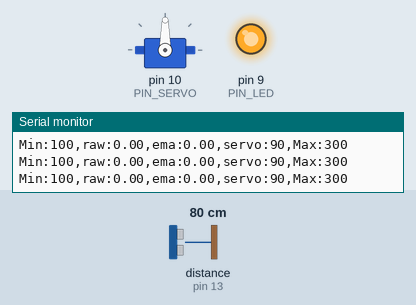
Simulated run of this sketch. Board: Arduino Uno, built with avr-gcc and run on an emulated ATmega328P. On the bench: servo, output pins drawn as LEDs (lit = HIGH), the last lines printed to the serial monitor. Wiring (inferred from the names in the program): ultrasonic range finder: trigger pin 12; echo pin 13. Inputs (shaded band) come from the test bench; at power-on: distance to the obstacle (sensor on pin 13) 80 cm. The echo pulse lasts 58.3 µs per cm; pins used as bus, display or sensor lines are not drawn.

Above: at 1.2 s.
1.3 s: distance to the obstacle (sensor on pin 13) set to 37 cm
2.8 s: distance to the obstacle (sensor on pin 13) set to 33 cm
At 4.0 s:
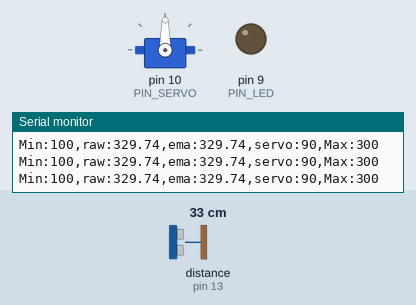
4.3 s: distance to the obstacle (sensor on pin 13) set to 21 cm
5.8 s: distance to the obstacle (sensor on pin 13) set to 17 cm
At 7.0 s:
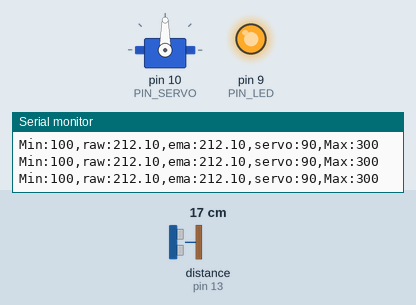
7.3 s: distance to the obstacle (sensor on pin 13) set to 35 cm
At 8.2 s:
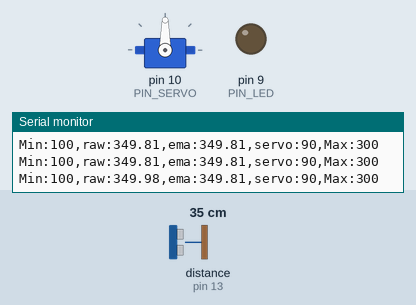
Timing chart, 0 to 9.8 s (numbered marks = the images above; inputs shaded):
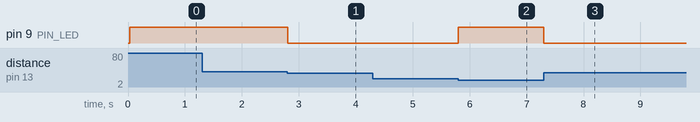

Measured:
- the behaviour switches between 36 and 35 cm on distance to the obstacle (sensor on pin 13) (found by bisection; images 0 and 1)
- the behaviour switches between 19 and 18 cm on distance to the obstacle (sensor on pin 13) (found by bisection; images 1 and 2)
- after the input at 2.8 s, pin 9 (PIN_LED): HIGH → LOW at once
- after the input at 5.8 s, pin 9 (PIN_LED): LOW → HIGH at once
- after the input at 7.3 s, pin 9 (PIN_LED): HIGH → LOW at once

The sketch:

11P07.ino
```cpp
#include <Servo.h>

// Arduino pin assignment
#define PIN_LED 9
#define PIN_SERVO 10
#define PIN_TRIG 12
#define PIN_ECHO 13

// configurable parameters
#define SND_VEL 346.0 // sound velocity at 24 celsius degree (unit: m/s)
#define INTERVAL 25 // sampling interval (unit: ms)
#define _DIST_MIN 180 // minimum distance to be measured (unit: mm)
#define _DIST_MAX 360 // maximum distance to be measured (unit: mm)

#define _DUTY_MIN 550 // servo full clockwise position (0 degree)
#define _DUTY_MAX 2400 // servo full counterclockwise position (180 degree)
#define _DUTY_NEU (_DUTY_MIN+_DUTY_MAX)/2 // servo neutral position (90 degree)
#define _DUTY_RATIO float(_DUTY_MAX-_DUTY_MIN)/180

#define RES_LEN 5

// global variables
float timeout; // unit: us
float dist_min, dist_max, dist_raw, dist_prev, dist_ema; // unit: mm
unsigned long last_sampling_time; // unit: ms
float scale; // used for pulse duration to distance conversion
Servo myservo;

float results[RES_LEN] = {0,};

void save_data(float data) {
  for (int i = 0; i < RES_LEN - 1; i++) {
    results[i] = results[i + 1];
  }
  results[RES_LEN - 1] = data;
}

float get_middle(float sort_array[]) {
  float new_array[RES_LEN];
  for (int i = 0; i < RES_LEN; i++) {
    new_array[i] = sort_array[i];
  }
  int temp;
  for (int i = 0; i < RES_LEN; i++) {
    for (int j = 0; j < RES_LEN - 1; j++) {
      if (new_array[j] > new_array[j + 1]) {
        temp = new_array[j];
        new_array[j] = new_array[j + 1];
        new_array[j + 1] = temp;
      }
    }
  }
  return new_array[RES_LEN / 2];
}

void move_servo(Servo servo, float angle) {
  servo.writeMicroseconds(_DUTY_MIN+_DUTY_RATIO*angle);
}

void setup() {
// initialize GPIO pins
  pinMode(PIN_LED,OUTPUT);
  pinMode(PIN_TRIG,OUTPUT);
  digitalWrite(PIN_TRIG, LOW);
  pinMode(PIN_ECHO,INPUT);

  myservo.attach(PIN_SERVO);
  myservo.writeMicroseconds(_DUTY_NEU);

// initialize USS related variables
  dist_min = _DIST_MIN;
  dist_max = _DIST_MAX;
  timeout = (INTERVAL / 2) * 1000.0; // precalculate pulseIn() timeout value. (unit: us)
  dist_raw = dist_prev = 0.0; // raw distance output from USS (unit: mm)
  scale = 0.001 * 0.5 * SND_VEL;

// initialize serial port
  Serial.begin(57600);

// initialize last sampling time
  last_sampling_time = 0;
}

void loop() {
// wait until next sampling time.
// millis() returns the number of milliseconds since the program started. Will overflow after 50 days.
  if(millis() < last_sampling_time + INTERVAL) return;

// get a distance reading from the USS
  dist_raw = USS_measure(PIN_TRIG,PIN_ECHO);
  save_data(dist_raw);
  dist_ema = get_middle(results);

// output the read value to the serial port
  Serial.print("Min:100,raw:");
  Serial.print(dist_raw);
  Serial.print(",ema:");
  Serial.print(dist_ema);
  Serial.print(",servo:");
  Serial.print(myservo.read());
  Serial.println(",Max:300");

// adjust servo position according to the USS read value

  // add your code here!
  move_servo(myservo, dist_ema-180);

// update last sampling time
  last_sampling_time += INTERVAL;
}

// get a distance reading from USS. return value is in millimeter.
float USS_measure(int TRIG, int ECHO)
{
  float reading;
  digitalWrite(TRIG, HIGH);
  delayMicroseconds(10);
  digitalWrite(TRIG, LOW);

  reading = pulseIn(ECHO, HIGH, timeout) * scale; // unit: mm
  if(reading < dist_min || reading > dist_max) {
    reading = 0.0; // return 0 when out of range.
    digitalWrite(PIN_LED, HIGH);
  }
  else {
    digitalWrite(PIN_LED, LOW);
  }

  if(reading == 0.0) reading = dist_prev;
  else dist_prev = reading;

  return reading;
}
```
